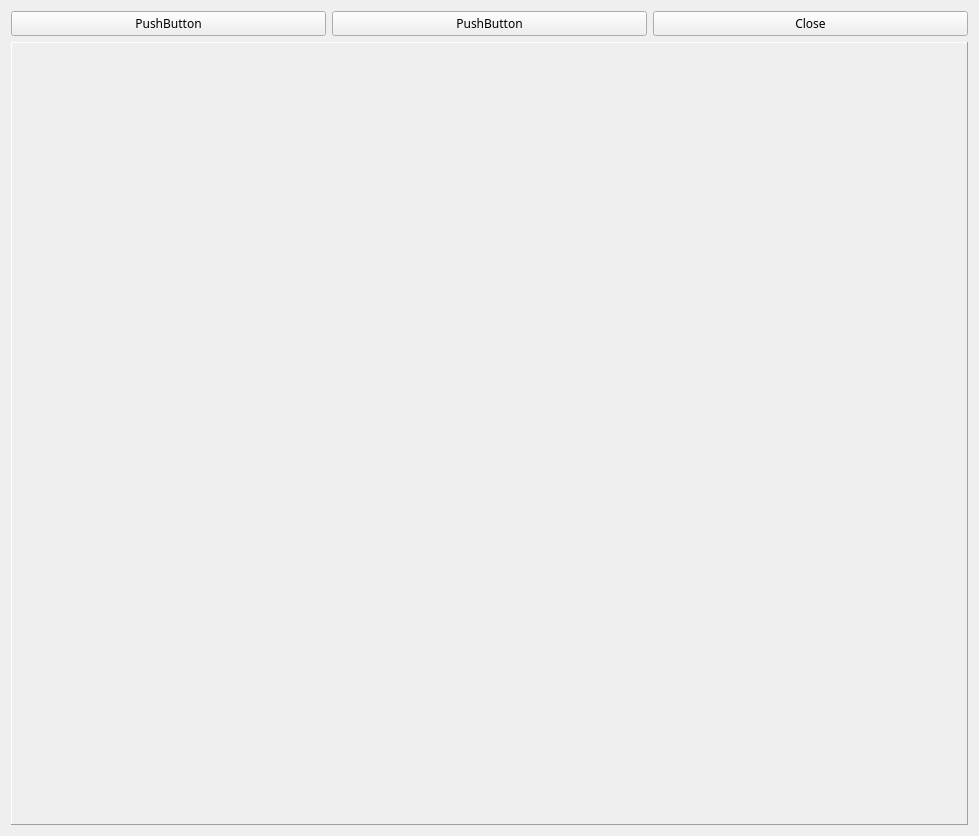
<?xml version="1.0" encoding="UTF-8"?>
<ui version="4.0">
 <class>MainWindow</class>
 <widget class="QMainWindow" name="MainWindow">
  <property name="geometry">
   <rect>
    <x>0</x>
    <y>0</y>
    <width>979</width>
    <height>836</height>
   </rect>
  </property>
  <property name="sizePolicy">
   <sizepolicy hsizetype="Fixed" vsizetype="Fixed">
    <horstretch>0</horstretch>
    <verstretch>0</verstretch>
   </sizepolicy>
  </property>
  <property name="font">
   <font>
    <family>맑은 고딕</family>
   </font>
  </property>
  <property name="windowTitle">
   <string>메인폼</string>
  </property>
  <property name="windowIcon">
   <iconset>
    <normaloff>Icon.ico</normaloff>Icon.ico</iconset>
  </property>
  <widget class="QWidget" name="centralWidget">
   <layout class="QGridLayout" name="gridLayout">
    <item row="0" column="1">
     <widget class="QPushButton" name="pushButton2">
      <property name="text">
       <string>PushButton</string>
      </property>
     </widget>
    </item>
    <item row="0" column="0">
     <widget class="QPushButton" name="pushButton1">
      <property name="text">
       <string>PushButton</string>
      </property>
     </widget>
    </item>
    <item row="0" column="2">
     <widget class="QPushButton" name="pushButton">
      <property name="text">
       <string>Close</string>
      </property>
     </widget>
    </item>
    <item row="1" column="0" colspan="3">
     <widget class="QFrame" name="frame">
      <property name="focusPolicy">
       <enum>Qt::NoFocus</enum>
      </property>
      <property name="autoFillBackground">
       <bool>true</bool>
      </property>
      <property name="styleSheet">
       <string notr="true"/>
      </property>
      <property name="frameShape">
       <enum>QFrame::Panel</enum>
      </property>
      <property name="frameShadow">
       <enum>QFrame::Raised</enum>
      </property>
     </widget>
    </item>
   </layout>
  </widget>
 </widget>
 <layoutdefault spacing="6" margin="11"/>
 <resources/>
 <connections/>
</ui>
